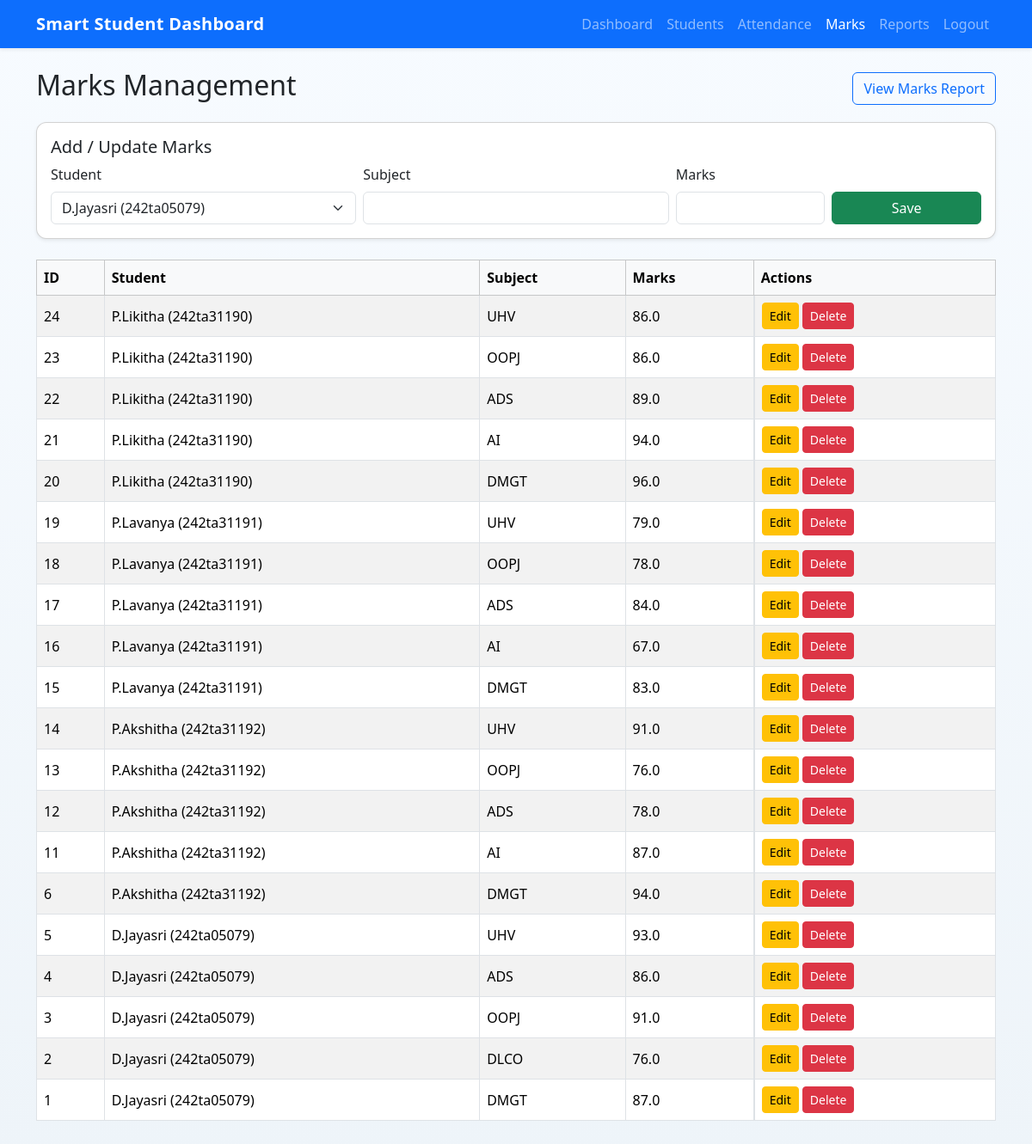
The page /marks (signed in) on the database its author committed.
### tables this page shows
CREATE TABLE marks (
            id INTEGER PRIMARY KEY AUTOINCREMENT,
            student_id INTEGER NOT NULL,
            subject TEXT NOT NULL,
            marks REAL NOT NULL,
            created_at TEXT DEFAULT CURRENT_TIMESTAMP,
            FOREIGN KEY (student_id) REFERENCES students (id)
        );

CREATE TABLE students (
            id INTEGER PRIMARY KEY AUTOINCREMENT,
            student_id TEXT UNIQUE NOT NULL,
            user_id INTEGER,
            name TEXT NOT NULL,
            age INTEGER,
            department TEXT,
            email TEXT,
            phone TEXT,
            profile_photo TEXT,
            FOREIGN KEY (user_id) REFERENCES users (id)
        );

### app.py (the view, shortened to what this page needs)
@app.route("/marks", methods=["GET", "POST"])
@login_required
@role_required("admin")
def marks():
    db = get_db()
    marks_list = db.execute(
        """
        SELECT m.id, s.name, s.student_id, m.student_id AS student_pk, m.subject, m.marks
        FROM marks m
        JOIN students s ON s.id = m.student_id
        ORDER BY m.id DESC
        """
    ).fetchall()
    students_list = db.execute("SELECT id, name, student_id FROM students ORDER BY name").fetchall()
    return render_template("marks.html", marks_list=marks_list, students=students_list)

### app.py (called while the page is built)
def get_db():
    if "db" not in g:
        g.db = sqlite3.connect(DATABASE)
        g.db.row_factory = sqlite3.Row
    return g.db

def login_required(view):
    @wraps(view)
    def wrapped(*args, **kwargs):
        if "user_id" not in session:
            flash("Please log in first.", "warning")
            return redirect(url_for("login"))
        return view(*args, **kwargs)
    return wrapped

def role_required(*roles):
    def decorator(view):
        @wraps(view)
        def wrapped(*args, **kwargs):
            if session.get("role") not in roles:
                flash("You do not have permission to access this page.", "danger")
                return redirect(url_for("index"))
            return view(*args, **kwargs)
        return wrapped
    return decorator

### templates/marks.html (shortened to what this page needs)
{% extends 'base.html' %}
{% block content %}
<div class="d-flex justify-content-between align-items-center mb-3">
    <h2>Marks Management</h2>
    <a class="btn btn-outline-primary" href="{{ url_for('marks_report') }}">View Marks Report</a>
</div>
<div class="card shadow-sm p-3 mb-4">
    <h5>Add / Update Marks</h5>
    <form method="post" class="row g-2">
        <div class="col-md-4">
            <label class="form-label">Student</label>
            <select name="student_id" id="student_id" class="form-select" required>
                {% for s in students %}
                <option value="{{ s.id }}">{{ s.name }} ({{ s.student_id }})</option>
                {% endfor %}
            </select>
        </div>
        <div class="col-md-4"><label class="form-label">Subject</label><input type="text" name="subject" id="subject" class="form-control" required></div>
        <div class="col-md-2"><label class="form-label">Marks</label><input type="number" step="0.01" name="marks" id="marks" class="form-control" required></div>
        <div class="col-md-2 d-grid align-items-end"><button class="btn btn-success mt-4" type="submit">Save</button></div>
    </form>
</div>
<div class="table-responsive">
    <table class="table table-bordered table-striped align-middle">
        <thead class="table-light"><tr><th>ID</th><th>Student</th><th>Subject</th><th>Marks</th><th>Actions</th></tr></thead>
        <tbody>
            {% for row in marks_list %}
            <tr>
                <td>{{ row.id }}</td>
                <td>{{ row.name }} ({{ row.student_id }})</td>
                <td>{{ row.subject }}</td>
                <td>{{ row.marks }}</td>
                <td class="d-flex gap-1">
                    <button type="button" class="btn btn-sm btn-warning" onclick="fillMarksForm('{{ row.id }}', '{{ row.student_pk }}', '{{ row.subject }}', '{{ row.marks }}')">Edit</button>
                    <form method="post" action="{{ url_for('delete_mark', mark_id=row.id) }}" onsubmit="return confirm('Delete this mark entry?')">
                        <button class="btn btn-sm btn-danger" type="submit">Delete</button>
                    </form>
                </td>
            </tr>
            {% else %}
            <tr><td colspan="5" class="text-center text-muted">No marks records available.</td></tr>
            {% endfor %}
        </tbody>
    </table>
</div>
{% endblock %}

### templates/base.html (shortened to what this page needs)
<!doctype html>
<html lang="en">
<head>
    <link href="https://cdn.jsdelivr.net/npm/bootstrap@5.3.3/dist/css/bootstrap.min.css" rel="stylesheet">
    <link rel="stylesheet" href="{{ url_for('static', filename='css/styles.css') }}">
</head>
<body>
<nav class="navbar navbar-expand-lg navbar-dark bg-primary shadow-sm">
    <div class="container">
        <a class="navbar-brand fw-bold" href="{{ url_for('index') }}">Smart Student Dashboard</a>
        <div class="collapse navbar-collapse" id="navbarNav">
            <ul class="navbar-nav ms-auto">
                <li class="nav-item"><a class="nav-link" href="{{ url_for('index') }}">Dashboard</a></li>
                <li class="nav-item"><a class="nav-link" href="{{ url_for('students') }}">Students</a></li>
                <li class="nav-item"><a class="nav-link" href="{{ url_for('attendance') }}">Attendance</a></li>
                <li class="nav-item"><a class="nav-link" href="{{ url_for('marks') }}">Marks</a></li>
                <li class="nav-item"><a class="nav-link" href="{{ url_for('marks_report') }}">Reports</a></li>
                {% if session.get('user_id') %}
                <li class="nav-item"><a class="nav-link" href="{{ url_for('logout') }}">Logout</a></li>
                {% endif %}
            </ul>
        </div>
    </div>
</nav>
<main class="container py-4">
    {% block content %}{% endblock %}
</main>
</body>
</html>

### static/css/styles.css (style rules this page uses)
body { background: linear-gradient(180deg, #f7fbff, #eef4f9); }
.navbar-brand { letter-spacing: 0.3px; }
.card { border-radius: 12px; }

### rows shown on the page
marks: id "24", name "P.Likitha", student_id "242ta31190", subject "UHV", marks "86.0"
marks: id "23", name "P.Likitha", student_id "242ta31190", subject "OOPJ", marks "86.0"
marks: id "22", name "P.Likitha", student_id "242ta31190", subject "ADS", marks "89.0"
marks: id "21", name "P.Likitha", student_id "242ta31190", subject "AI", marks "94.0"
marks: id "20", name "P.Likitha", student_id "242ta31190", subject "DMGT", marks "96.0"
marks: id "19", name "P.Lavanya", student_id "242ta31191", subject "UHV", marks "79.0"
marks: id "18", name "P.Lavanya", student_id "242ta31191", subject "OOPJ", marks "78.0"
marks: id "17", name "P.Lavanya", student_id "242ta31191", subject "ADS", marks "84.0"
marks: id "16", name "P.Lavanya", student_id "242ta31191", subject "AI", marks "67.0"
marks: id "15", name "P.Lavanya", student_id "242ta31191", subject "DMGT", marks "83.0"
marks: id "14", name "P.Akshitha", student_id "242ta31192", subject "UHV", marks "91.0"
marks: id "13", name "P.Akshitha", student_id "242ta31192", subject "OOPJ", marks "76.0"
marks: id "12", name "P.Akshitha", student_id "242ta31192", subject "ADS", marks "78.0"
marks: id "11", name "P.Akshitha", student_id "242ta31192", subject "AI", marks "87.0"
marks: id "6", name "P.Akshitha", student_id "242ta31192", subject "DMGT", marks "94.0"
marks: id "5", name "D.Jayasri", student_id "242ta05079", subject "UHV", marks "93.0"
marks: id "4", name "D.Jayasri", student_id "242ta05079", subject "ADS", marks "86.0"
marks: id "3", name "D.Jayasri", student_id "242ta05079", subject "OOPJ", marks "91.0"
marks: id "2", name "D.Jayasri", student_id "242ta05079", subject "DLCO", marks "76.0"
marks: id "1", name "D.Jayasri", student_id "242ta05079", subject "DMGT", marks "87.0"

### other values the page prints
form field student_id "D.Jayasri (242ta05079)"
